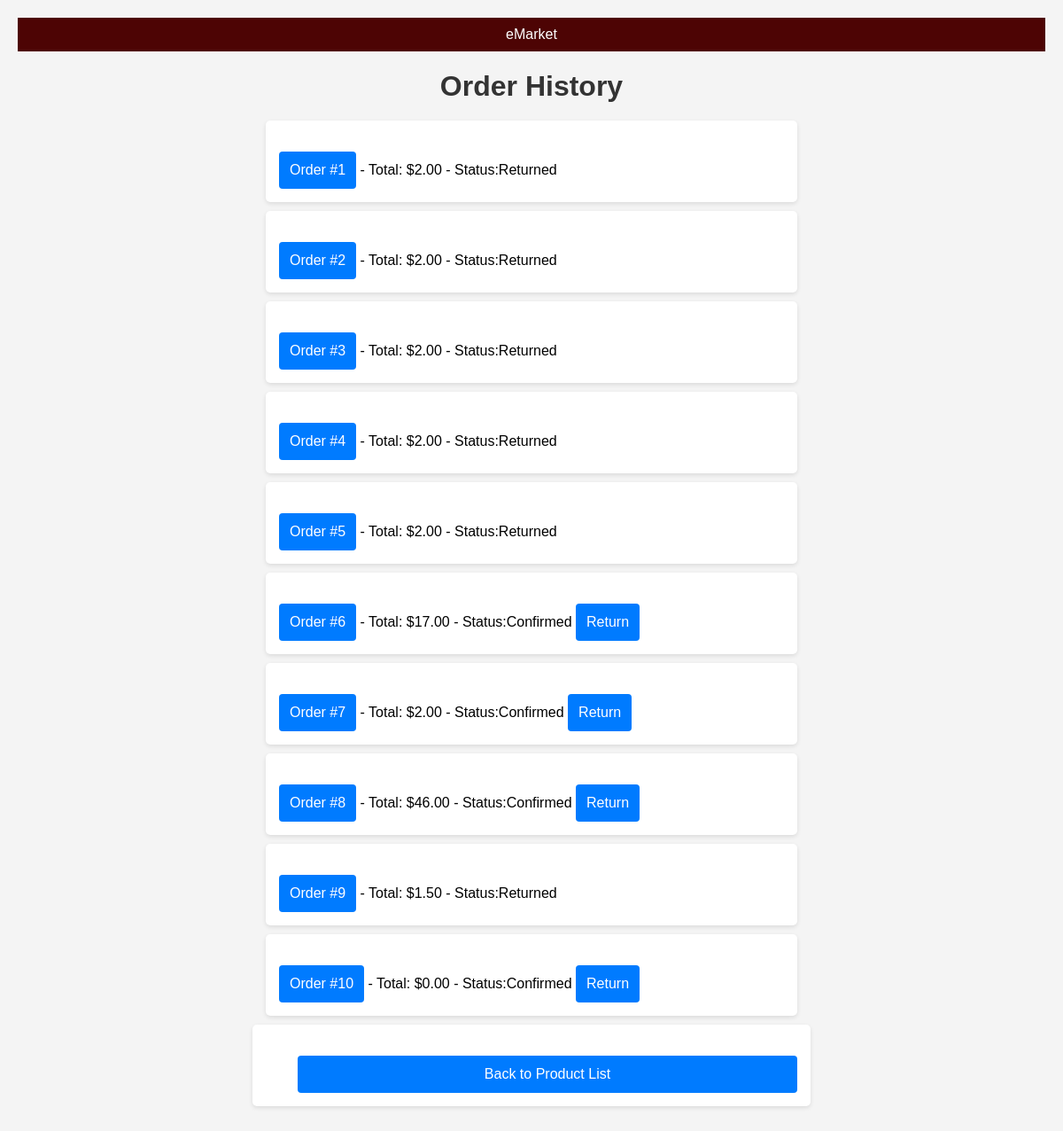
Before: /order_history/ (signed in) with the older database file.
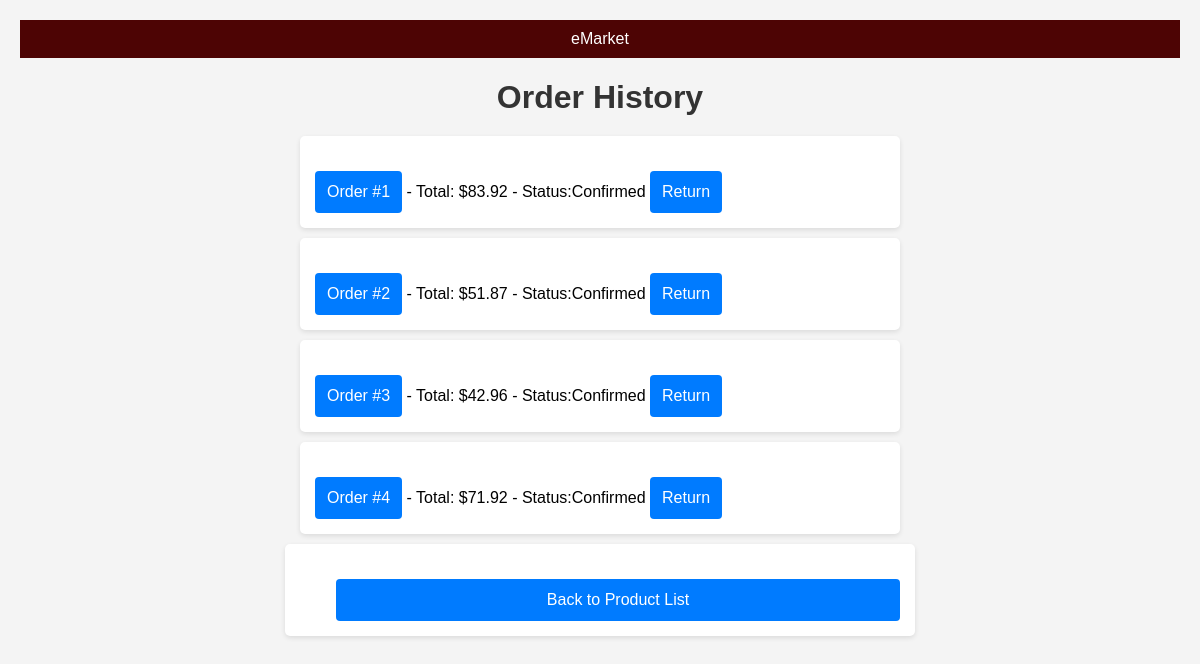
After: the same page with the newer database file.
### app/models.py (models this page shows, shortened)
class Order(models.Model):
    user = models.ForeignKey(User, on_delete=models.CASCADE)
    user_order_id = models.PositiveIntegerField(default=1)
    cart = models.OneToOneField(Cart, on_delete=models.SET_NULL, null=True)
    cart_products = models.JSONField(null=True)
    quantity = models.PositiveIntegerField(default=1)
    total = models.DecimalField(max_digits=10, decimal_places=2, default=0) # type: ignore
    status = models.CharField(max_length = 50, default='Pending')
    date_created = models.DateTimeField(null=True,auto_now_add=True)

### app/views.py (the view)
# urls.py: path('order_history/', views.order_history, name='order_history'),
@login_required
def order_history(request):
    orders = Order.objects.filter(user=request.user)
    return render(request, 'app/order_history.html', {'orders': orders})

### app/templates/app/order_history.html (shortened to what this page needs)
<!DOCTYPE html>
<html lang="en">
<head>
    {% load static %}
    <link rel="stylesheet" href="{% static 'app/order_history.css' %}">
</head>
<body>
    <header>
        <div class="project-name">eMarket</div>
    </header>
    <h1>Order History</h1>
    <ul>
        {% for order in orders %}
            <li>
                <a href="{% url 'order_detail' order.id %}" class="button">
                Order #{{ order.user_order_id }}</a> - Total: ${{ order.total }} - Status:{{order.status}}
                {% if order.status != 'Returned' %}
                    <form method="post" action="{% url 'order_return' order.id %}" style="display:inline;">
                        <button type="submit" class="button">Return</button>
                    </form>
                {% endif %}
            </li>
        {% empty %}
            <li class="no-orders">You have no orders.</li>
        {% endfor %}
    </ul>
    <div class="back-button-container">
        <a href="{% url 'product_list' %}" class="button">Back to Product List</a>
    </div>
</body>
</html>

Changed rows visible on the page:
removed Order: user_order_id "1", total "2.00", status "Returned"
removed Order: user_order_id "2", total "2.00", status "Returned"
removed Order: user_order_id "3", total "2.00", status "Returned"
removed Order: user_order_id "4", total "2.00", status "Returned"
removed Order: user_order_id "5", total "2.00", status "Returned"
removed Order: user_order_id "6", total "17.00", status "Confirmed", shows "Return"
removed Order: user_order_id "7", total "2.00", status "Confirmed", shows "Return"
removed Order: user_order_id "8", total "46.00", status "Confirmed", shows "Return"
removed Order: user_order_id "9", total "1.50", status "Returned"
removed Order: user_order_id "10", total "0.00", status "Confirmed", shows "Return"
added Order: user_order_id "1", total "83.92", status "Confirmed", shows "Return"
added Order: user_order_id "2", total "51.87", status "Confirmed", shows "Return"
added Order: user_order_id "3", total "42.96", status "Confirmed", shows "Return"
added Order: user_order_id "4", total "71.92", status "Confirmed", shows "Return"
